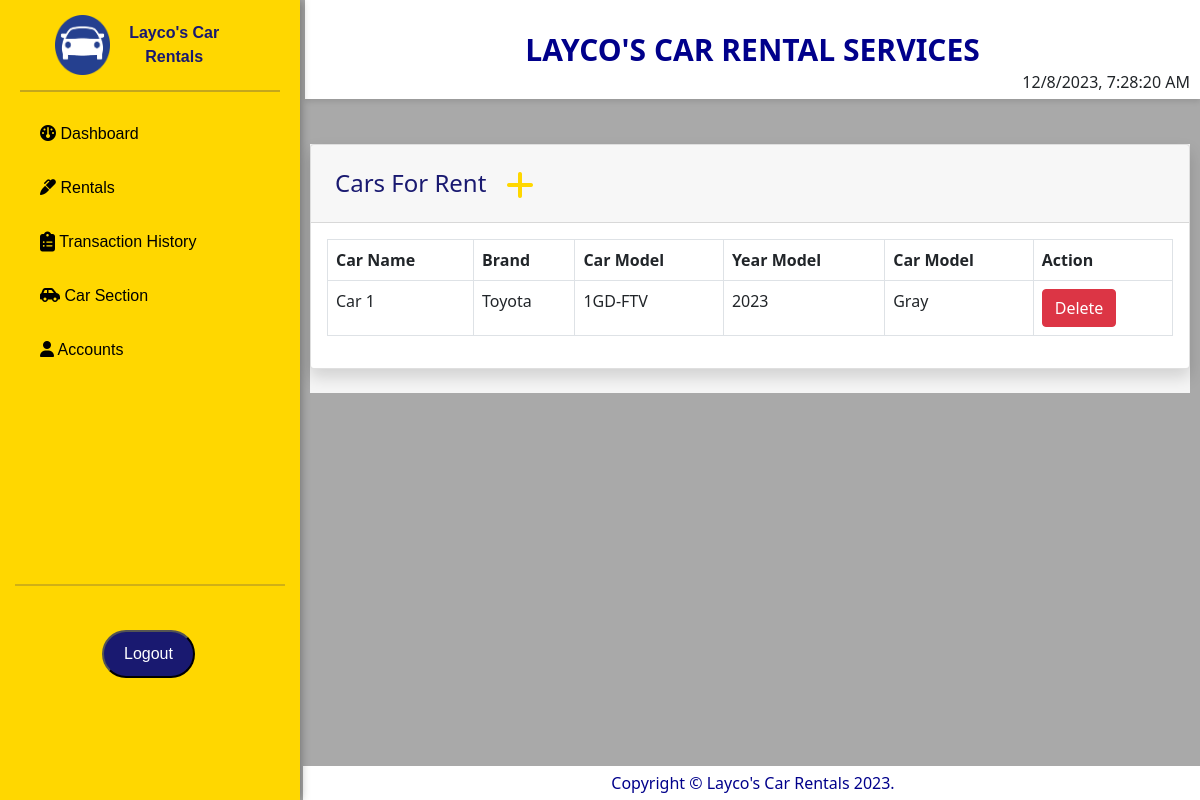
Before: /pages/cars.php with the older database file.
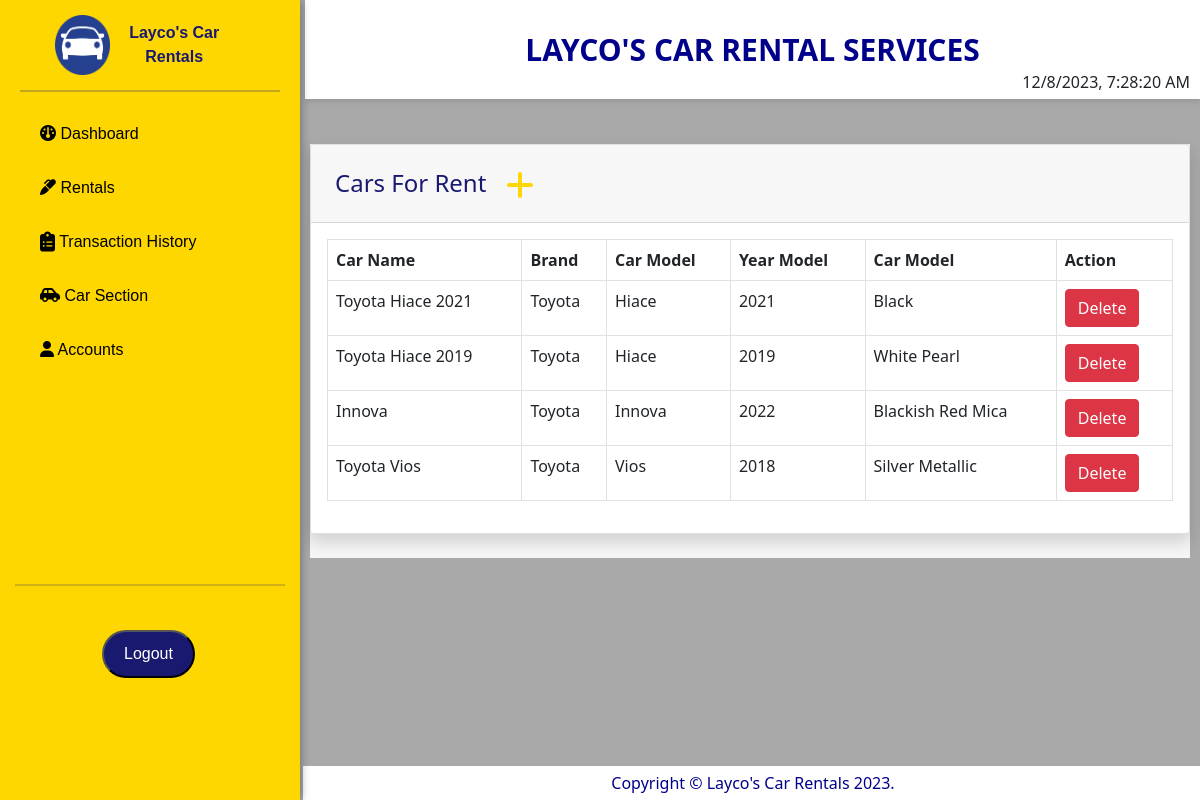
After: the same page with the newer database file.
### tables this page shows
CREATE TABLE `cars` (
  `carId` int(11) NOT NULL,
  `carName` varchar(100) DEFAULT NULL,
  `brand` varchar(50) DEFAULT NULL,
  `model` varchar(50) DEFAULT NULL,
  `yearModel` int(11) DEFAULT NULL,
  `color` varchar(50) DEFAULT NULL
);

### pages/cars.php (the view, shortened to what this page needs)
<?php
include'../includes/sidebar.php';
?>
    <div class="cardProduct">
    <div class="card shadow mb-4">
            <div class="card-header py-3" id="ad-head">
                <h4 class="m-2 font-weight-bold">Cars For Rent</h4>
                <a class="add-btn"  href="addCar.php">
                    <i class="fa-solid fa-plus fa-2xl" id="add-car" style="color: #ffd700;"></i>
                </a>
            </div>
            <div class="card-body">
                <div class="table-responsive">
                    <table class="table table-bordered" id="dataTable" width="100%" cellspacing="0">
                        <thead>
                            <tr>
                                <th>Car Name</th>
                                <th>Brand</th>
                                <th>Car Model</th>
                                <th>Year Model</th>
                                <th>Car Model</th>
                                <th>Action</th>
                            </tr>
                        </thead>
                    <tbody>
                    <?php
                        $dbConnection = new DbConnection();
                        $db = $dbConnection->getConnection();
                        $selectCarsQuery = "SELECT * FROM cars";
                        $result = $db->query($selectCarsQuery);
                        if ($result->num_rows > 0) {
                            while ($row = $result->fetch_assoc()) {
                                echo "<tr>";
                                echo "<td>{$row['carName']}</td>";
                                echo "<td>{$row['brand']}</td>";
                                echo "<td>{$row['model']}</td>";
                                echo "<td>{$row['yearModel']}</td>";
                                echo "<td>{$row['color']}</td>";
                                echo "<td><form method='POST'><input type='hidden' name='carIdToDelete' value='{$row['carId']}'>
                                    <button type='submit' name='deleteButton' class='btn btn-danger' onclick='return confirm(\"Are you sure?\")'>Delete</button></form></td>";
                                echo "</tr>";
                            }
                        } else {
                            echo "<tr><td colspan='6'>No cars found</td></tr>";
                        }
                    ?>
                    </tbody>
                    </table>
                </div>
            </div>
        </div>
    </div>
<?php
include'../includes/footer.php';
?>

### includes/sidebar.php (shortened to what this page needs)
<!DOCTYPE html>
<html>
    <link href="https://cdn.jsdelivr.net/npm/bootstrap@5.0.2/dist/css/bootstrap.min.css" rel="stylesheet">
    <link rel="stylesheet" href="https://cdnjs.cloudflare.com/ajax/libs/font-awesome/6.4.2/css/all.min.css" />
    <link rel="stylesheet" href="../css/sidebar.css">
    </head>
    <body>
        <div id = wrapper>
            <nav  id="sidebar">
                <div class="brand-container">
                    <img id="spartanLlogo" src="../icons/carLogo.png" alt="Logo" width="55" height="60" style="margin-left: 55px; margin-top: 15px; margin-bottom: 0;">
                    <p class="layco-txt" style="margin-left: 15px; margin-top: 15px; margin-bottom: 0;">Layco's Car <br>Rentals</p>
                </div>
                <ul>
                    <hr class="sidebar-divider" id="header-hr">
                    <li class="nav-item">
                        <a class="nav-link"  href="dashboard.php">
                            <i class="fa-solid fa-gauge" style="color: #000000;"></i>
                            <span>Dashboard</span>
                        </a>
                    </li>
                    <li class="nav-item">
                        <a class="nav-link"  href="rentals.php">
                            <i class="fa-solid fa-marker" style="color: #000000;"></i>
                            <span>Rentals</span>
                        </a>
                    </li>
                    <li class="nav-item">
                        <a class="nav-link" href="history.php">
                            <i class="fa-solid fa-clipboard-list fa-lg"></i>
                            <span>Transaction History</span>
                        </a>
                    </li>
                    <li class="nav-item" >
                        <a class="nav-link" href="cars.php">
                            <i class="fa-solid fa-car-side" style="color: #000000;"></i>
                            <span>Car Section</span>
                        </a>
                    </li>
                    <li class="nav-item">
                        <a class="nav-link" id="navLink5" href="adminAccount.php">
                            <i class="fa-solid fa-user"></i>
                            <span>Accounts</span>
                        </a>
                    </li>
                </ul>
                    <br><br><br><br><br><br><br><br>
                    <hr class="sidebar-divider" id="logout-hr">
                    <button id="btn" name="btn" class="logout-btn">Logout</button>
                    </div>
<?php include_once 'topbar.php'; ?>
<?php include_once '../pages/logout.php'; ?>

### includes/topbar.php (shortened to what this page needs)
    <div id="content-wrapper">
<div class="timestamp" id="timestamp"></div>
      <div id="content">
            <header class="topbar-header">
                <p class ="header-txt">LAYCO'S CAR RENTAL SERVICES </p>
            </header>
            <div class="container-fluid">

### pages/logout.php (shortened to what this page needs)
<!DOCTYPE html>
<html lang="en">
<head>
    <link rel="stylesheet" type="text/css" href="https://cdn.jsdelivr.net/npm/sweetalert2@11.3.2/dist/sweetalert2.min.css">
</head>
<body>
</body>
</html>

### includes/footer.php (shortened to what this page needs)
                </div>
            </div>
            <footer class="sticky-footer">
                <div class="container">
                <div class="copyright text-center">
                    <span>Copyright © Layco's Car Rentals 2023.</span>
                </div>
                </div>
            </footer>
            </div>
    </body>
</html>

### css/sidebar.css (style rules this page uses)
body { background-color: darkgray; }
#sidebar { z-index: 1; width: 300px; height: 100%; float: left; overflow-x: hidden; position: fixed; top: 0; left: 0; background-color: rgb(255,215,0); box-shadow: 0 0 10px 0.01px rgba(0, 0, 0, .4); }
.brand-container { color: rgb(25,25,112); padding: 0; padding-top: 0; margin: 0; }
.layco-txt { display: inline-block; position: relative; text-align: center; vertical-align: middle; margin: 0; font-family: Verdana, Geneva, Tahoma, sans-serif; font-weight: bold; line-height: 1.5; }
#header-hr { color:rgb(25,25,112); border: 1.60px solid rgb(25,25,112); margin: 15px; left:5; }
ul { list-style-type: none; padding:0px 5px; margin: 0; }
.nav-link { display: block; color:black; padding: 15px 35px; text-decoration: none; margin: 10x 0; font-family: Verdana, Geneva, Tahoma, sans-serif; cursor: pointer; transition: 0.2s; }
#logout-hr { color: rgb(25,25,112); bottom: 60px; border: .1px solid rgb(25,25,112); margin: 15px; left:5; opacity: 0.2; }
.logout-btn { background-color: rgb(25,25,112); padding: 10px 20px; position: absolute; top: 630px; left: 34%; font-family: Verdana, Geneva, Tahoma, sans-serif; text-decoration: none; border-radius: 25px; color: white; transition: 0.2s; }

### includes/topbar.php (style rules this page uses)
.topbar-header { margin: 0; width: calc(100% - 305px); margin-left: 305px; display:block; background: white; box-shadow: 0 3px 5px rgba(0, 0, 0, 0.1); }
.header-txt { right: 100%; margin: 0; padding: 27px; text-align: center; color: darkblue; font-size: 30px; font-weight: bold; }
.container-fluid { padding:0; padding-top:5px; }
.timestamp { position: absolute; top: 70px; right: 10px; }

### pages/cars.php (style rules this page uses)
.cardProduct { width: calc(100% - 320px); margin-top: 40px; margin-left: 310px; display:inline-block; background: rgb(245, 245, 245); }
#ad-head { display: inline-block; }
.m-2 { color: rgb(25,25,112); display; inline; }
#add-car { display: inline-block; position: absolute; left: 185px; top: 30px; margin: 5px; padding: 5px; }

### includes/footer.php (style rules this page uses)
.sticky-footer { z-index:0; position: fixed; bottom: 0; margin-left: 303px; padding-top: 5px; padding-bottom: 5px; display:block; width: calc(100% - 300px); background: white; }
.copyright { color: darkblue; margin: 0; text-align: center; }

Changed rows visible on the page:
changed cars: carName "Car 1" → "Toyota Hiace 2021"; model "1GD-FTV" → "Hiace"; yearModel "2023" → "2021"; color "Gray" → "Black"
added cars: carName "Toyota Hiace 2019", brand "Toyota", model "Hiace", yearModel "2019", color "White Pearl"
added cars: carName "Innova", brand "Toyota", model "Innova", yearModel "2022", color "Blackish Red Mica"
added cars: carName "Toyota Vios", brand "Toyota", model "Vios", yearModel "2018", color "Silver Metallic"
